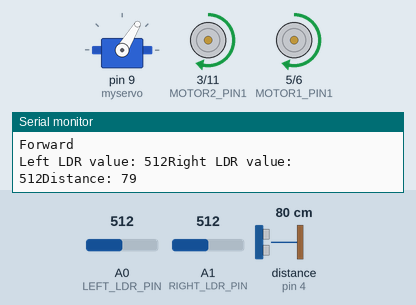
Recording of a sketch running on a simulated Arduino Uno, built with avr-gcc and run on an emulated ATmega328P. Parts: servo, motor-driver pin pairs drawn as motors (green arrow = first pin HIGH = forward, orange = second pin HIGH = backward, longer = more drive), the last lines printed to the serial monitor. Wiring (inferred from the names in the program): ultrasonic range finder: trigger pin 2; echo pin 4. Inputs (shaded band) come from the test bench; at power-on: distance to the obstacle (sensor on pin 4) 80 cm, A0 (LEFT_LDR_PIN) = 512, A1 (RIGHT_LDR_PIN) = 512. The echo pulse lasts 58.3 µs per cm.

Above: at 1.25 s.
1.3 s: distance to the obstacle (sensor on pin 4) set to 54 cm
4.3 s: distance to the obstacle (sensor on pin 4) set to 47 cm
At 5.1 s:
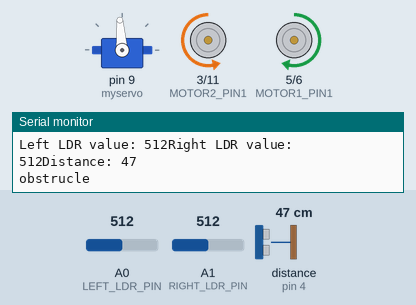
7.3 s: distance to the obstacle (sensor on pin 4) set to 60 cm
At 8.2 s:
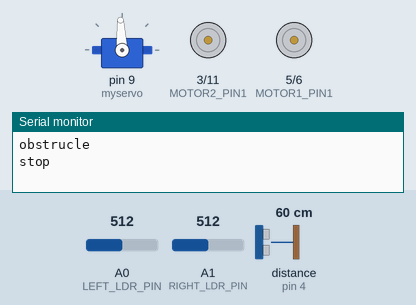
10.3 s: A0 (LEFT_LDR_PIN) set to 583
13.3 s: A0 (LEFT_LDR_PIN) set to 617
At 15.61 s:
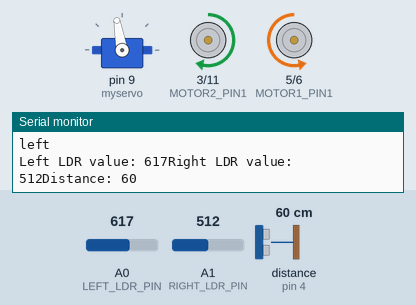
16.3 s: A1 (RIGHT_LDR_PIN) set to 584
19.3 s: A1 (RIGHT_LDR_PIN) set to 615
At 19.48 s:
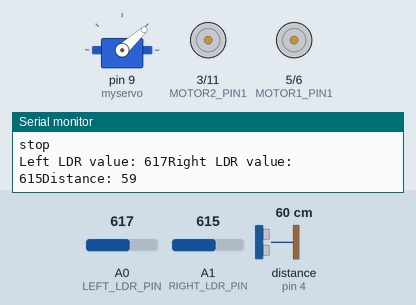
Timing chart, 0 to 23.3 s (numbered marks = the images above; inputs shaded):
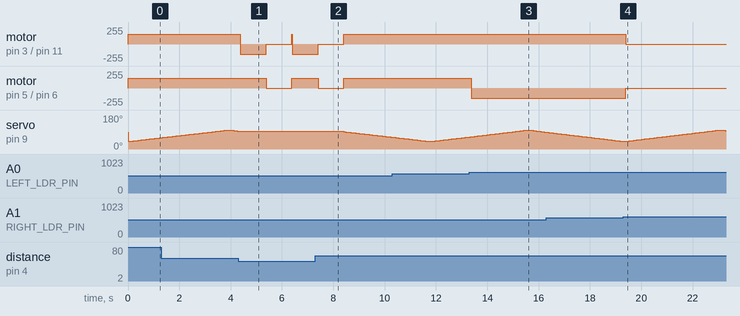

Measured:
- the behaviour switches between 51 and 50 cm on distance to the obstacle (sensor on pin 4) (found by bisection; images 0 and 1)
- the behaviour switches between 599 and 600 on A0 (LEFT_LDR_PIN) (found by bisection; images 2 and 3)
- the behaviour switches between 599 and 600 on A1 (RIGHT_LDR_PIN) (found by bisection; images 3 and 4)
- after the input at 4.3 s, motor on pin 3 (MOTOR2_PIN1) / pin 11 (MOTOR2_PIN2): forward 150/255 → backward 150/255 after 0.08 s, → stopped 1.0 s later, → backward 150/255 1.0 s later; motor on pin 5 (MOTOR1_PIN1) / pin 6 (MOTOR1_PIN2): forward 150/255 → stopped after 1.1 s, → forward 150/255 1.0 s later
- after the input at 7.3 s, motor on pin 3 (MOTOR2_PIN1) / pin 11 (MOTOR2_PIN2), motor on pin 5 (MOTOR1_PIN1) / pin 6 (MOTOR1_PIN2): goes on until 8.4 s, then stays forward 150/255
- after the input at 13.3 s, motor on pin 5 (MOTOR1_PIN1) / pin 6 (MOTOR1_PIN2): forward 150/255 → backward 150/255 after 0.08 s
- after the input at 19.3 s, motor on pin 3 (MOTOR2_PIN1) / pin 11 (MOTOR2_PIN2): forward 150/255 → stopped after 0.09 s; motor on pin 5 (MOTOR1_PIN1) / pin 6 (MOTOR1_PIN2): backward 150/255 → stopped after 0.09 s
- by itself, servo on pin 9 (myservo): rises from 40° to 100° in 3.6 s, then falls to 97° in 0.25 s

The sketch:

light.ino
```cpp
#include <Servo.h>

Servo myservo;  // create servo object to control a servo
// twelve servo objects can be created on most boards

int pos = 0;    // variable to store the servo position
#define trigPin1 2
#define echoPin1 4
long duration, distance, Sensor1;

// Define the pins for motor control
#define MOTOR1_PIN1 5
#define MOTOR1_PIN2 6
#define MOTOR2_PIN1 3
#define MOTOR2_PIN2 11

// Define the pins for the LDR sensors
#define LEFT_LDR_PIN A0
#define RIGHT_LDR_PIN A1

// Define the threshold values for left and right light detection
#define LEFT_LIGHT_THRESHOLD 600
#define RIGHT_LIGHT_THRESHOLD 600
#define PWM_DATA 150
void moveForward() {
  analogWrite(MOTOR1_PIN1, PWM_DATA);
  analogWrite(MOTOR1_PIN2, 0);
  analogWrite(MOTOR2_PIN1, PWM_DATA);
  analogWrite(MOTOR2_PIN2, 0);
}

// Function to turn left
void turnLeft() {
  analogWrite(MOTOR1_PIN1, 0);
  analogWrite(MOTOR1_PIN2, PWM_DATA);
  analogWrite(MOTOR2_PIN1, PWM_DATA);
  analogWrite(MOTOR2_PIN2, 0);
}

// Function to turn right
void turnRight() {
  analogWrite(MOTOR1_PIN1, PWM_DATA);
  analogWrite(MOTOR1_PIN2, 0);
  analogWrite(MOTOR2_PIN1, 0);
  analogWrite(MOTOR2_PIN2, PWM_DATA);
}

// Function to stop the robot
void stopMoving() {
  analogWrite(MOTOR1_PIN1, 0);
  analogWrite(MOTOR1_PIN2, 0);
  analogWrite(MOTOR2_PIN1, 0);
  analogWrite(MOTOR2_PIN2, 0);
}

void setup() {
  Serial.begin(9600);
  myservo.attach(9);  // attaches the servo on pin 9 to the servo object
  pinMode(trigPin1, OUTPUT);
pinMode(echoPin1, INPUT);
}

void loop() {
  for (pos = 40; pos <=100 ; pos += 1) { // goes from 40 degrees to 100 degree1
    light_Following();
    myservo.write(pos);              // tell servo to go to position in variable 'pos'
    delay(15);                       // waits 15 ms for the servo to reach the position
  }

  for (pos = 100; pos >= 40; pos -= 1) { // goes from 100 degrees to 40 degrees
    light_Following();
    myservo.write(pos);              // tell servo to go to position in variable 'pos'
    delay(15);                       // waits 15 ms for the servo to reach the position
  }

}
void light_Following()
{
  SonarSensor(trigPin1, echoPin1);
    int Sensor1= distance;
   int leftLdrValue = analogRead(LEFT_LDR_PIN);
    int rightLdrValue = analogRead(RIGHT_LDR_PIN);

  // Print the LDR sensor values (for debugging)
  Serial.print("Left LDR value: ");
  Serial.print(leftLdrValue);
  Serial.print("Right LDR value: ");
  Serial.print(rightLdrValue);
  Serial.print("Distance: ");
  Serial.println(Sensor1);
  if(Sensor1<50)
  {
     turnRight();
    Serial.println("obstrucle");
    delay(1000);
    stopMoving();
    Serial.println("stop");
    delay(1000);
  }

  // Check which direction has brighter light
  if (leftLdrValue < LEFT_LIGHT_THRESHOLD && rightLdrValue < RIGHT_LIGHT_THRESHOLD) {
    // Both sides have bright light, move forward
    moveForward();
    Serial.println("Forward");
  }
  else if (leftLdrValue < LEFT_LIGHT_THRESHOLD) {
    // Left side has brighter light, turn right
    turnRight();
    Serial.println("Right");
  } else if (rightLdrValue < RIGHT_LIGHT_THRESHOLD) {
    // Right side has brighter light, turn left
    turnLeft();
    Serial.println("left");
  }
else {
    // No bright light detected, stop
    stopMoving();
    Serial.println("stop");
  }
}
void SonarSensor(int trigPin,int echoPin)
{
digitalWrite(trigPin, LOW);
delayMicroseconds(2);
digitalWrite(trigPin, HIGH);
delayMicroseconds(10);
digitalWrite(trigPin, LOW);
duration = pulseIn(echoPin, HIGH);
distance = (duration/2) / 29.1;
}
```
